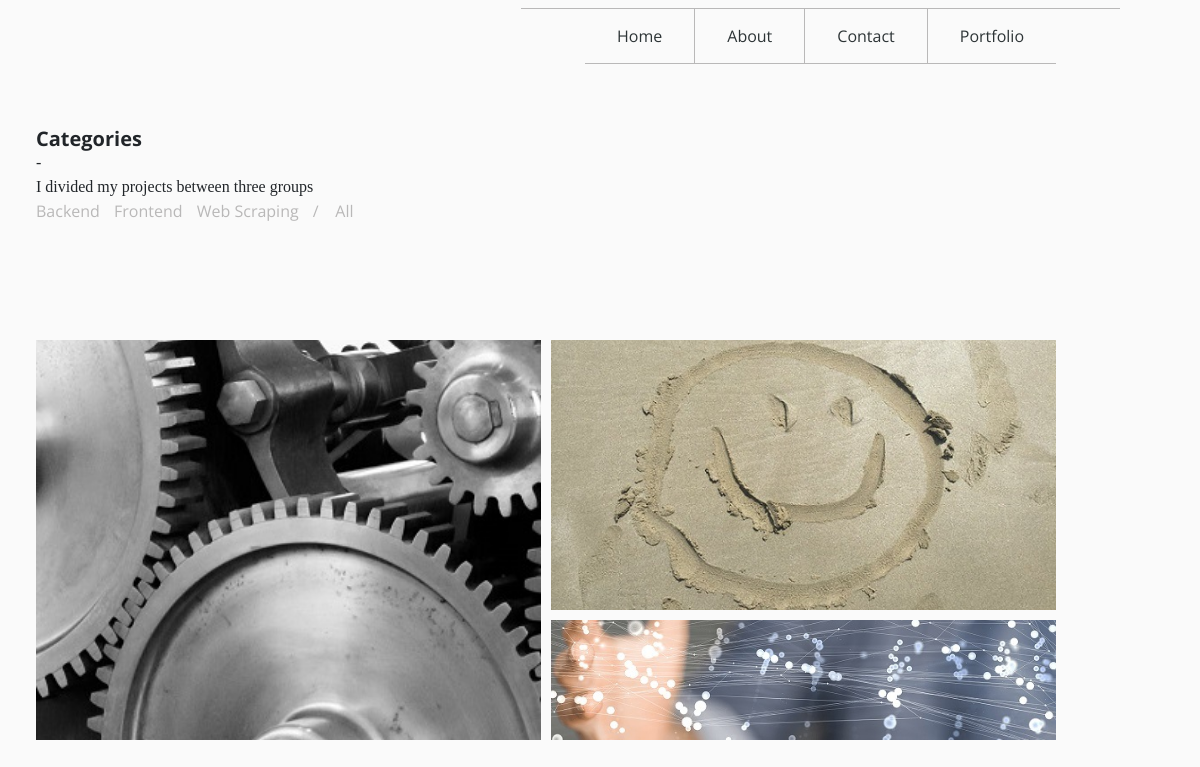
Page /categories/ on the committed database.
### portfolio/models.py (models this page shows, shortened)
class Category(models.Model):
    name = models.CharField(max_length=50, db_index=True)
    slug = models.SlugField(max_length=50, unique=True)
    image = models.ImageField(upload_to='categories/%Y/%m/%d',
                                blank=True)
    class Meta:
        ordering = ('name',)
        verbose_name = 'category'
        verbose_name_plural = 'categories'
    def get_absolute_url(self):
        return reverse('portfolio:project_list_by_category',
                        args=[self.slug])

### portfolio/views.py (the view)
# urls.py: path('categories/', never_cache(views.categories), name='categories'),
def categories(request, category_slug=None):
    category = None
    categories = Category.objects.all()
    projects = Project.objects.all()
    backend = Category.objects.get(slug="backend")
    frontend = Category.objects.get(slug="frontend")
    scraping = Category.objects.get(slug="scraping")
    if category_slug:
        category = get_object_or_404(Category, slug=category_slug)
        projects = projects.filter(category=category)
    return render(request, "portfolio/categories.html",
                            {'category': category,
                            'categories': categories,
                            'projects': projects,
                            'backend': backend,
                            'frontend': frontend,
                            'scraping': scraping})

### portfolio/templates/portfolio/categories.html (shortened to what this page needs)
{% extends "base.html" %}
{% load static %}
{% block content %}
<main class="flex-fill">
<div class="c d-flex align-content-around flex-wrap">
        <header id="header">
                <h5><strong>Categories</strong></h5>
                <p>-</p>
                <p>I divided my projects between three groups</p>
                <ul class="categories-names">
                {% for c in categories %}
                        <a href="{{ c.get_absolute_url }}">{{ c.name }}</a>
                {% endfor %}
                        <a href="{% url "portfolio:project_list" %}">/ &nbsp;&nbsp;  All</a>
                </ul>
        </header>
        <section class="categories">
                <div class="row">
                        <div class="col-6 col-sm-6 col-md-6 col-lg-6 left">
                                <div id="one">
                                        <a href="{{ backend.get_absolute_url }}"><img src="{{ backend.image.url }}" class="img-responsive fit-image"></a>
                                </div>
                        </div>
                        <div class="col-6 col-sm-6 col-md-6 col-lg-6 right">
                                <div id="two">
                                        <a href="{{ frontend.get_absolute_url }}"><img src="{{ frontend.image.url }}" class="img-responsive fit-image"></a>
                                </div>
                                <div id="three">
                                        <a href="{{ scraping.get_absolute_url }}"><img src="{{ scraping.image.url }}" class="img-responsive fit-image"></a>
                                </div>
                        </div>
                </div>
        </section>
</div>
</main>
{% endblock %}

### portfolio/templates/base.html (shortened to what this page needs)
{% load static %}
<!DOCTYPE html>
<html>
    <head>
        <link rel="stylesheet" href="https://maxcdn.bootstrapcdn.com/bootstrap/4.0.0/css/bootstrap.min.css">
        <link href="https://maxcdn.bootstrapcdn.com/font-awesome/4.7.0/css/font-awesome.min.css" rel="stylesheet" type="text/css">
        <link href="{% static "css/my_style.css" %}" rel="stylesheet">
    </head>
    <body>
        <div class='container-fluid d-flex flex-column'>
            <nav class="nav">
                <div class="navbar">
                    <div class="btn-group">
                        <a id="invisible_left"></a>
                        <a href="{% url "portfolio:home" %}">Home</a>
                        <a href="{% url "portfolio:about-us" %}">About</a>
                        <a href="{% url "portfolio:contact" %}">Contact</a>
                        <a id="portfolio" href="{% url "portfolio:categories" %}">Portfolio</a>
                    </div>
                </div>
                <div class="navbar_2">
                    <div class="btn-group">
                        <a id="invisible_right"></a>
                    </div>
                </div>
            </nav>
            {% block content %}
            {% endblock %}
        </div>
    </body>
</html>

### portfolio/static/css/my_style.css (style rules this page uses)
html,body { font-family: 'Open Sans', sans-serif; background-color: #FAFAFA; min-height:100vh; overflow-x: hidden; }
.container-fluid { padding-left:0; padding-right:0; min-height: 100vh; }
.flex-fill { flex:1 1 auto; }
.navbar { width:85%; height: 76px; margin-left: 3%; display: inline-block; overflow: hidden; padding-right:0; border-right-width: 0.001px; }
.navbar_2 { width:auto; height: 76px; display: inline-block; overflow: hidden; padding-left:0; margin-left:0; padding-top:8px; border-left-width: 0.001px; }
.btn-group { float: right; width: auto; border-right-width: 0.001px; border-left-width: 0.001px; }
.btn-group a { background-color: #FAFAFA; border: 1px solid rgb(185, 184, 184); color: #2d3436; padding: 15px 32px; text-align: center; text-decoration: none; display: inline-block; font-size: 16px; -webkit-transition: all 0.5s ease; -ms-transition: all 0.5s ease; -moz-transition: all 0.5s ease; -o-transition: all 0.5s ease; transition: all 0.5s ease; }
.btn-group #portfolio { border-right: none; border-right-width: 0.001px; }
#invisible_left, #invisible_right { border-right: none; border-bottom: none; border-left-width: 0.001px; }
.btn-group a { border-left: none; }
header { width: 85%; height: auto; margin-left: 3%; }
header h5 { margin-bottom: 0; }
header p { font-family: 'Slabo 13px', serif; margin-top:0; margin-bottom:0; }
.categories-names { display: inline-block; text-align: justify; padding-left:0; }
.categories-names a { padding-right: 10px; color: rgb(185, 184, 184); text-decoration: none; font-size: 16px; -webkit-transition: all 0.3s ease; -ms-transition: all 0.3s ease; -moz-transition: all 0.3s ease; -o-transition: all 0.3s ease; transition: all 0.3s ease; }
.categories { width: 85%; height: auto; margin-left: 3%; margin-bottom: 10px; }
.fit-image { width: 100%; object-fit: cover; height: 100%; }
.left { padding-right: 5px; }
.right { padding-left: 5px; }
#one { height: 400px; margin-left:0; }
#two { height: 270px; margin-bottom: 10px; }
#three { height: 120px; margin-bottom: 0; padding-bottom: 0; }
@media only screen and (min-width: 751px) { .col-md-6 { width: 50%; } }

### rows in the picture
Category: name "Backend", image (picture)
Category: name "Frontend", image (picture)
Category: name "Web Scraping", image (picture)
